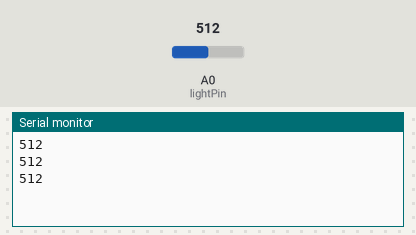
The sketch below on a simulated Arduino Uno, built with avr-gcc and run on an emulated ATmega328P. Shown: the last lines printed to the serial monitor. The test bench sets the inputs (shaded band); at power-on: A0 (lightPin) = 512.

Above: at 1.3 s.
1.4 s: A0 (lightPin) set to 716
At 1.9 s:
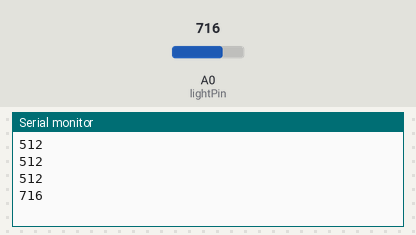
2.9 s: A0 (lightPin) set to 900
At 3.4 s:
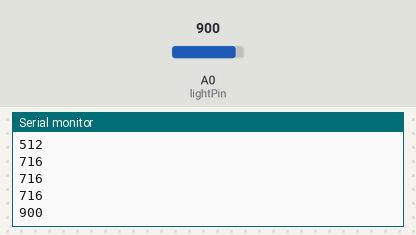
Timing chart, 0 to 5.9 s (numbered marks = the images above; inputs shaded):
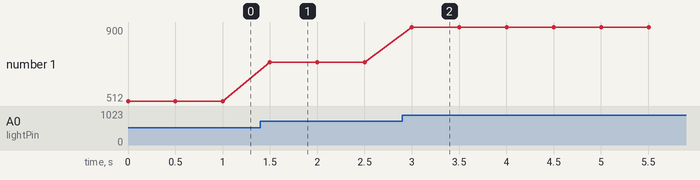

Measured:
- after the input at 1.4 s, the serial monitor: prints a new line after 0.10 s (image 1)
- after the input at 2.9 s, the serial monitor: prints a new line after 0.10 s (image 2)
- plotted number 1: 512 → 716 after the input at 1.4 s, 716 → 900 after the input at 2.9 s

The sketch:

25.photoresister_photo_detectors.ino
```cpp
int lightPin = A0;
int lightVal;

int delayTime = 500;

void setup() {
  // put your setup code here, to run once:
  pinMode(lightPin, INPUT);
  Serial.begin(9600);
}

void loop() {
  // put your main code here, to run repeatedly:
  lightVal = analogRead(lightPin);
  Serial.println(lightVal);
  delay(delayTime);
}
```
